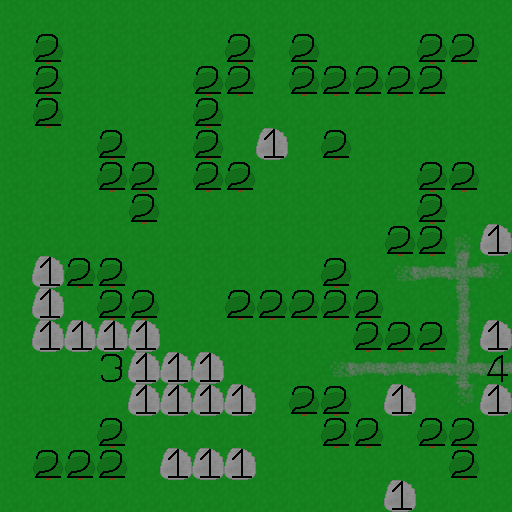

The image is a tile-based game level rendered from a .tmx file. Its description and complete source (layers, tilesets, objects, tile grids) follow:
An orthogonal 16x16 tile map with 32x32 px tiles, 2 tile layers (Textures, Properties), 3 tilesets.

<map version="1.0" orientation="orthogonal" renderorder="right-down" width="16" height="16" tilewidth="32" tileheight="32" nextobjectid="1">
 <tileset firstgid="1" name="font" tilewidth="32" tileheight="32" tilecount="256" columns="16">
  <image source="../textures/font.png" width="512" height="512" />
 </tileset>
 <tileset firstgid="257" name="textures" tilewidth="32" tileheight="32" tilecount="256" columns="16">
  <image source="../textures/textures.png" width="512" height="512" />
 </tileset>
 <tileset firstgid="513" name="water" tilewidth="32" tileheight="32" tilecount="4" columns="4">
  <properties>
   <property name="ticks" type="int" value="60" />
  </properties>
  <image source="../textures/water.png" width="128" height="32" />
 </tileset>
 <layer name="Textures" width="16" height="16">
  <data encoding="csv">
257,257,257,257,257,257,257,257,257,257,257,257,257,257,257,257,
257,258,257,257,257,257,257,258,257,258,257,257,257,258,258,257,
257,258,257,257,257,257,258,258,257,258,258,258,258,258,257,257,
257,258,257,257,257,257,258,257,257,257,257,257,257,257,257,257,
257,257,257,258,257,257,258,257,259,257,258,257,257,257,257,257,
257,257,257,258,258,257,258,258,257,257,257,257,257,258,258,257,
257,257,257,257,258,257,257,257,257,257,257,257,257,258,257,257,
257,257,257,257,257,257,257,257,257,257,257,257,258,258,262,259,
257,259,258,258,257,257,257,257,257,257,258,257,276,277,278,279,
257,259,257,258,258,257,257,258,258,258,258,258,257,257,294,257,
257,259,259,259,259,257,257,257,257,257,257,258,258,258,294,259,
257,257,257,257,259,259,259,257,257,257,276,277,277,277,278,277,
257,257,257,257,259,259,259,259,257,258,258,257,259,257,310,259,
257,257,257,258,257,257,257,257,257,257,258,258,257,258,258,257,
257,258,258,258,257,259,259,259,257,257,257,257,257,257,258,257,
257,257,257,257,257,257,257,257,257,257,257,257,259,257,257,257
</data>
 </layer>
 <layer name="Properties" width="16" height="16">
  <data encoding="csv">
0,0,0,0,0,0,0,0,0,0,0,0,0,0,0,0,
0,2,0,0,0,0,0,2,0,2,0,0,0,2,2,0,
0,2,0,0,0,0,2,2,0,2,2,2,2,2,0,0,
0,2,0,0,0,0,2,0,0,0,0,0,0,0,0,0,
0,0,0,2,0,0,2,0,1,0,2,0,0,0,0,0,
0,0,0,2,2,0,2,2,0,0,0,0,0,2,2,0,
0,0,0,0,2,0,0,0,0,0,0,0,0,2,0,0,
0,0,0,0,0,0,0,0,0,0,0,0,2,2,0,1,
0,1,2,2,0,0,0,0,0,0,2,0,0,0,0,0,
0,1,0,2,2,0,0,2,2,2,2,2,0,0,0,0,
0,1,1,1,1,0,0,0,0,0,0,2,2,2,0,1,
0,0,0,3,1,1,1,0,0,0,0,0,0,0,0,4,
0,0,0,0,1,1,1,1,0,2,2,0,1,0,0,1,
0,0,0,2,0,0,0,0,0,0,2,2,0,2,2,0,
0,2,2,2,0,1,1,1,0,0,0,0,0,0,2,0,
0,0,0,0,0,0,0,0,0,0,0,0,1,0,0,0
</data>
 </layer>
</map>